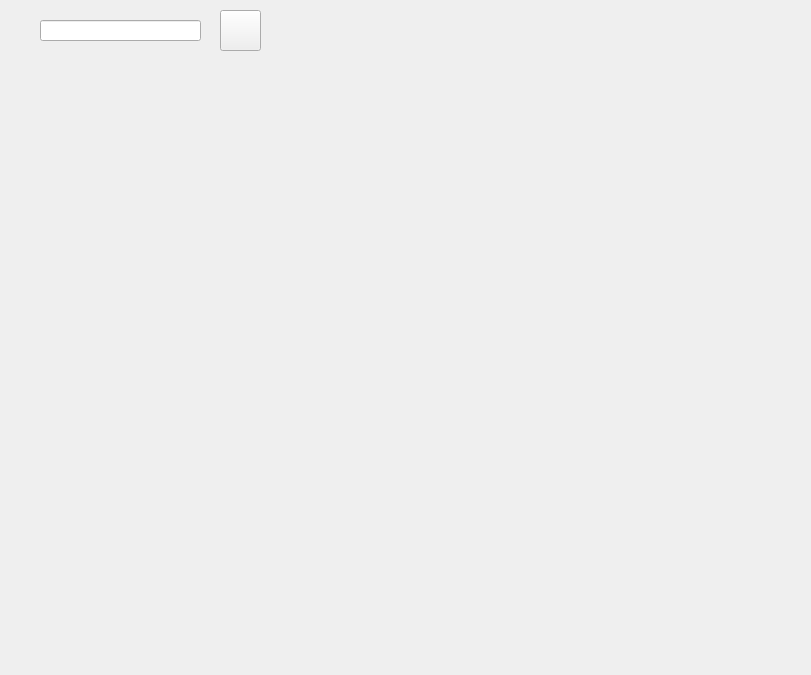
<?xml version="1.0" encoding="UTF-8"?>
<ui version="4.0">
 <class>weather</class>
 <widget class="QWidget" name="weather">
  <property name="geometry">
   <rect>
    <x>0</x>
    <y>0</y>
    <width>811</width>
    <height>675</height>
   </rect>
  </property>
  <property name="windowTitle">
   <string>Form</string>
  </property>
  <widget class="QLineEdit" name="lineEdit">
   <property name="geometry">
    <rect>
     <x>40</x>
     <y>20</y>
     <width>161</width>
     <height>21</height>
    </rect>
   </property>
  </widget>
  <widget class="QPushButton" name="foundButton">
   <property name="geometry">
    <rect>
     <x>220</x>
     <y>10</y>
     <width>41</width>
     <height>41</height>
    </rect>
   </property>
   <property name="text">
    <string/>
   </property>
  </widget>
 </widget>
 <resources/>
 <connections/>
</ui>
